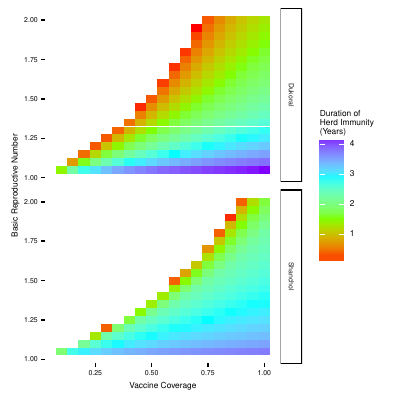

Here is the R script that generated this plot:
#### Figure VC on impact of vaccine coverage ####
# Under construction
# Heatmap
# X axis is the vaccine coverage (0 to 100%)
# Y axis is the R_0 (1 to 3)
library(RColorBrewer)

#### Load workspace ####
load(file = "cholera/Figure_VC.RData")

#### Load libraries and functions ####
source("cholera/calculate_Re.R")
source("cholera/calculate_VE.R")
source("cholera/Seasonality.R")
source("cholera/prob_outbreak_fcn.R")
source("cholera/SIRV_model.R")
source("cholera/Run_SIRV_model.R")
require(ggplot2)
require(data.table)

#### Set Static Conditions ####
years = 10
times <- seq(0,356*years)

max_V_months = 12*years
V_comps_per_month = 1
n.comps.V = max_V_months*V_comps_per_month

#### Changing Conditions ####
VE_conditions <- list(
  "Shanchol" = Create_VE(timesteps_per_month = V_comps_per_month, VE_shape = "Shanchol",bound = TRUE,max_V_months = max_V_months),
  "Dukoral" = Create_VE(timesteps_per_month = V_comps_per_month, VE_shape = "Dukoral",bound = TRUE, max_V_months = max_V_months)
)

R0_conditions <- seq(1, 2, 0.05)
VC_conditions <- seq(0.1, 1, 0.05)

sims <- length(VE_conditions) * length(R0_conditions) * length(VC_conditions)

#### Initialize data frame ####
fig_VC_df <- data.table(VE_condition = rep(NA, sims), R0_condition = rep(NA, sims), VC_condition = rep(NA, sims), Re = rep(NA, sims), prob_outbreak_10 = rep(NA, sims))

fig_VC_df$VE_condition_name <- rep(names(VE_conditions), each = sims/length(VE_conditions))
fig_VC_df$R0_condition_name <- rep((R0_conditions), times = sims/length(R0_conditions))
fig_VC_df$VC_condition_name <- rep(rep((VC_conditions), each = length(R0_conditions)), times = sims / (length(R0_conditions)*length(VC_conditions))) 

fig_VC_df$VE_condition <- rep(VE_conditions, each = sims/length(VE_conditions))
fig_VC_df$R0_condition <- rep(R0_conditions, times = sims/length(R0_conditions))
fig_VC_df$VC_condition <- rep(rep(VC_conditions, each = length(R0_conditions)), times = sims / (length(R0_conditions)*length(VC_conditions))) 

#### Loop through conditions ####
for (row in seq_len(sims)){
  
  # Create params
  params <- list(beta=fig_VC_df$R0_condition[row]/2,                # Daily transmission parameter. From Guinea, beta=0.6538415
                 beta_shape = "constant",       # Shape of the seasonal forcing function. "constant" or "sinusoidal"
                 beta_amp = 0.05,               # Amplitude of sinusoidal seasonal forcing function (0 if no change, 1 if doubles)
                 beta_phase_shift = 0,          # Phase shift in a sinusoidal seasonal forcing function
                 gamma=1/2,                     # Duration of disease
                 sigma=1/1.4,                   # Incubation period
                 birth_death_rate=1/(365*40), # Average birth and death rate
                 nat_wane=0*1/(365*10),         # Rate of natural immunity waning
                 mig_in= 0,             # Rate of immigration
                 mig_out=0,             # Rate of emigration
                 foreign_infection=0.00,        # Proportion of immigrants who are infected
                 n.comps.V=n.comps.V,           # Number of V compartments
                 VE=fig_VC_df$VE_condition[row][[1]],                         # Vaccine efficacy over time
                 V_step=V_comps_per_month/30.5  # Average time in each vaccine compartment is one month
  )
  x = rep(0, 6+params$n.comps.V)
  x[1] = 100000*(1-fig_VC_df$VC_condition[row]) # initially susceptible
  x[2] = 100000*(fig_VC_df$VC_condition[row]) # initially vaccinated
  x[params$n.comps.V+3] = 0 # initially infected
  
  # Run model
  output <- run_model(func = SIRV.generic, times = times, params = params)
  
  fig_VC_df$Re[row] <- list(output$Re)
  fig_VC_df$prob_outbreak_10[row] <- list(output$prob_outbreak_10)
  
  cat(".")
}

plot(fig_VC_df$Re[[1]], type = "l")
plot(fig_VC_df$prob_outbreak_10[[1]], type = "l")

#### Calculate DHI ####
fig_VC_df$DHI <- NA

for (row in 1:nrow(fig_VC_df)){
  DHI <- sum(fig_VC_df$Re[row][[1]] <= 1) - 1
  if (is.na(DHI)){
    fig_VC_df$DHI[row] <- 0
  } else{
    fig_VC_df$DHI[row] <- DHI
    }
}

#### Manually melt data frame ####
fig_VC_df_melt <- data.frame(times = rep(times, sims), Re = NA, prob_outbreak_10 = NA,  VE_condition_name = NA, R0_condition_name = NA, VC_condition_name = NA, DHI = FALSE)

for (row in 1:sims){
  VE_condition_name = fig_VC_df$VE_condition_name[[row]]
  R0_condition_name = fig_VC_df$R0_condition_name[[row]]
  VC_condition_name = fig_VC_df$VC_condition_name[[row]]
  
  fig_VC_df_melt[(length(times)*(row-1)+1):(length(times)*row), c("VE_condition_name")] <- VE_condition_name
  fig_VC_df_melt[(length(times)*(row-1)+1):(length(times)*row), c("R0_condition_name")] <- R0_condition_name
  fig_VC_df_melt[(length(times)*(row-1)+1):(length(times)*row), c("VC_condition_name")] <- VC_condition_name
  
  fig_VC_df_melt[(length(times)*(row-1)+1):(length(times)*row), c("Re")] <- fig_VC_df$Re[[row]]
  fig_VC_df_melt[(length(times)*(row-1)+1):(length(times)*row), c("prob_outbreak_10")] <- fig_VC_df$prob_outbreak_10[[row]]
  
  fig_VC_df_melt[fig_VC_df_melt$VE_condition_name %in% fig_VC_df$VE_condition_name[row] &
                  fig_VC_df_melt$R0_condition_name %in% fig_VC_df$R0_condition_name[row] &
                  fig_VC_df_melt$VC_condition_name %in% fig_VC_df$VC_condition_name[row] &
                  fig_VC_df_melt$times == fig_VC_df$DHI[row], "DHI"] <- TRUE
  #     fig_VC_df_melt[fig_VC_df_melt$VE_condition_name %in% fig_VC_df$VE_condition_name[row] &
  #                     fig_VC_df_melt$R0_condition_name %in% fig_VC_df$R0_condition_name[row] &
  #                     fig_VC_df_melt$mig_condition_name %in% fig_VC_df$mig_condition_name[row] &
  #                     fig_VC_df_melt$times == fig_VC_df$DHI[row], "prob_outbreak_10"]
  cat(".")
}

# Rename Factors
# fig_VC_df_melt$VE_condition_name <- factor(fig_VC_df_melt$VE_condition_name, levels = c("Shanchol", "Dukoral", "Perfect"), labels = c("Whole Cell\n(eg Shanchol)", "BS-Whole Cell\n(eg Dukoral)", "Perfect Vaccine"), ordered = TRUE)
# fig_VC_df_melt$mig_condition_name <- factor(fig_VC_df_melt$mig_condition_name, levels = c("high", "low", "none"), labels = c("High", "Low", "None"), ordered = TRUE)
# fig_VC_df_melt$R0_condition_name <- factor(fig_VC_df_melt$R0_condition_name, levels = c("High", "Moderate", "Low"), labels = c("High (2)", "Moderate (1.5)", "Low (1)"), ordered = TRUE)

#### Heatmap of DHI ####
ggplot(fig_VC_df_melt[fig_VC_df_melt$DHI == 1 & fig_VC_df_melt$R0_condition_name > 1,], aes(x=VC_condition_name, y =R0_condition_name, fill = times/365)) + geom_tile()  + theme_classic() + ylab("Basic Reproductive Number") + xlab("Vaccine Coverage") + facet_grid(VE_condition_name~.) + theme(text = element_text(size=6), legend.text=element_text(size=6), legend.title=element_text(size=6)) + scale_fill_gradientn(name="Duration of\nHerd Immunity\n(Years)", colours = rainbow(4))

# scale_fill_gradient2(name="Duration of\nHerd Immunity\n(Years)", low = "#80cdc1", mid = "white", midpoint = 2, high = "#a6611a") 

ggsave(file = "cholera/Figure_VC.pdf", width = 4, height = 4, units = "in")

#### Bar chart of DHI ####
# A work in progress
ggplot(fig_VC_df_melt[fig_VC_df_melt$DHI == 1,], aes(x = VE_condition_name, y = times/365, fill = R0_condition_name, color = mig_condition_name))  + geom_bar(position = "dodge", stat = "identity", width = .8) + ylab("Duration of Herd Immunity (Years)") + coord_flip() + scale_x_discrete(limits = rev(levels(fig_VC_df_melt$VE_condition_name)))

#### Save workspace ####
save.image(file = "cholera/Figure_VC.RData")
